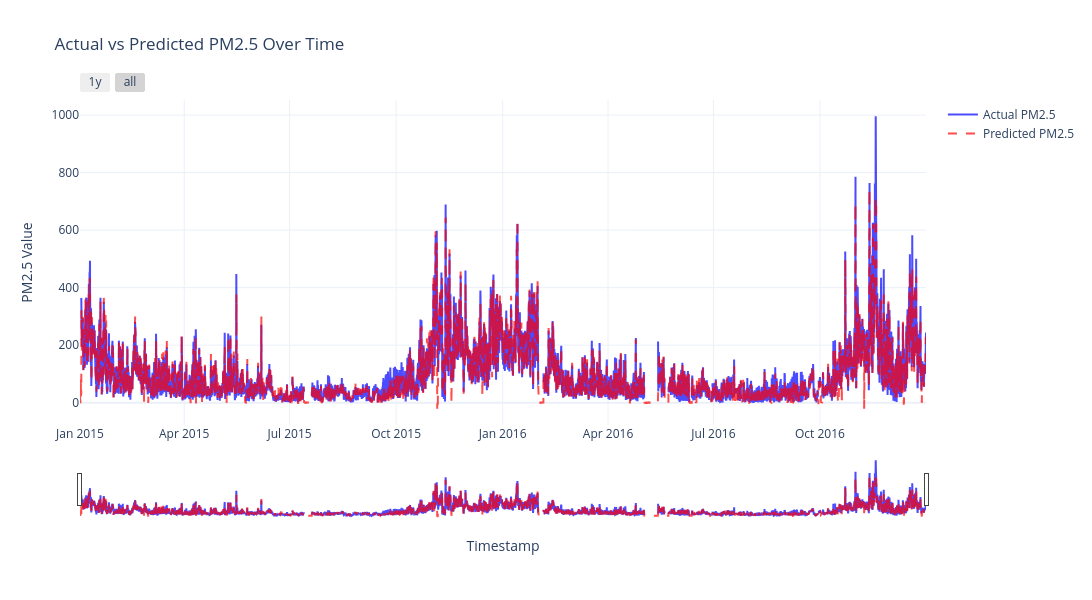

The notebook cell saved with this chart:
### Code cell
import plotly.graph_objects as go
import pandas as pd

# Ensure Timestamp is datetime
df['Timestamp'] = pd.to_datetime(df['Timestamp'])

# Rebuild y_test dataframe with correct timestamps
y_test_df = pd.DataFrame({
    'Timestamp': df.loc[y_test.index, 'Timestamp'].values
        if y_test.index.isin(df.index).all()
        else df['Timestamp'].iloc[-len(y_test):].values,
    'Actual': y_test.values,
    'Predicted': preds
})

# Plot
fig = go.Figure()

fig.add_trace(
    go.Scatter(
        x=y_test_df['Timestamp'],
        y=y_test_df['Actual'],
        mode='lines',
        name='Actual PM2.5',
        line=dict(color='blue'),
        opacity=0.7
    )
)

fig.add_trace(
    go.Scatter(
        x=y_test_df['Timestamp'],
        y=y_test_df['Predicted'],
        mode='lines',
        name='Predicted PM2.5',
        line=dict(color='red', dash='dash'),
        opacity=0.7
    )
)

fig.update_layout(
    title='Actual vs Predicted PM2.5 Over Time',
    xaxis_title='Timestamp',
    yaxis_title='PM2.5 Value',
    width=1200,
    height=600,
    template='plotly_white'
)

fig.update_xaxes(
    type='date',
    rangeslider_visible=True,
    rangeselector=dict(
        buttons=[
            dict(count=1, label='1y', step='year', stepmode='backward'),
            dict(step='all')
        ]
    )
)

fig.show()

### Figure 1 — Plotly figure (JSON) as saved in the notebook; plotly's stock layout.template omitted (floating-point values rounded to 4 significant figures; data arrays with more than 128 entries replaced by an {"elided": "..."} marker saying what was removed)
{"data": [{"line": {"color": "blue"}, "mode": "lines", "name": "Actual PM2.5", "opacity": 0.7, "type": "scatter", "x": {"elided": "17535 str values"}, "y": {"elided": "17535 float values"}}, {"line": {"color": "red", "dash": "dash"}, "mode": "lines", "name": "Predicted PM2.5", "opacity": 0.7, "type": "scatter", "x": {"elided": "17535 str values"}, "y": {"elided": "17535 float values"}}], "layout": {"height": 600, "title": {"text": "Actual vs Predicted PM2.5 Over Time"}, "width": 1200, "xaxis": {"rangeselector": {"buttons": [{"count": 1, "label": "1y", "step": "year", "stepmode": "backward"}, {"step": "all"}]}, "rangeslider": {"visible": true}, "title": {"text": "Timestamp"}, "type": "date"}, "yaxis": {"title": {"text": "PM2.5 Value"}}}}
